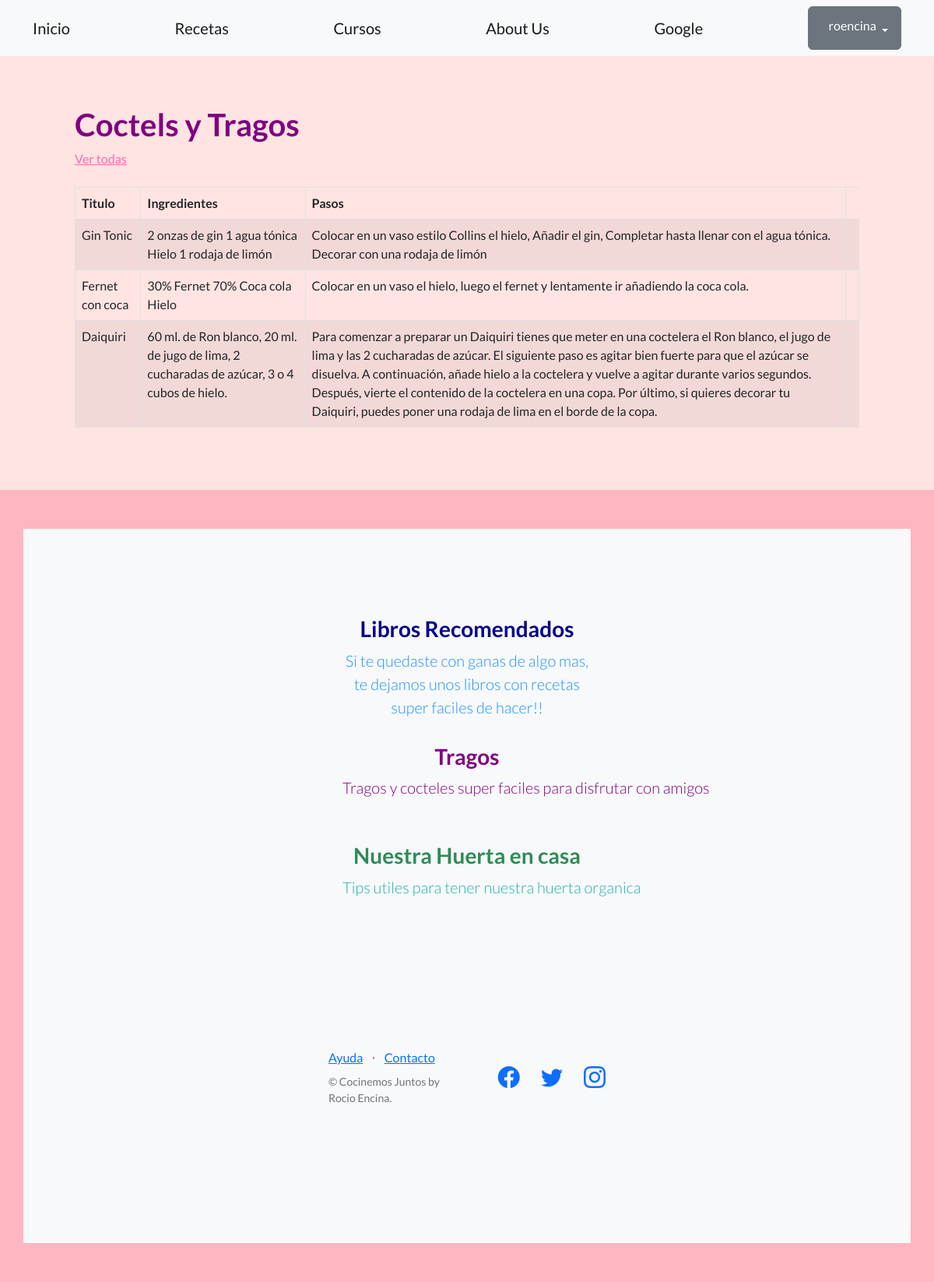
The page /comidas/tragos/ (signed in) on the database its author committed.
### recetas/models.py (models this page shows, shortened)
class Tragos(models.Model):
    titulo=models.CharField(max_length=64)
    articulo=models.CharField(max_length=400)
    ingredientes= models.TextField(blank=False, null=False)
    pasos= models.TextField(blank=False, null=False)
    imagenLibro = models.ImageField(null=True, blank=True, upload_to="imagenes/tragos.jpg")

### recetas/views.py (the view)
# urls.py: path("tragos/", listar_tragos, name="lista_tragos"),
def listar_tragos (request):
    contexto= {
        "tragos":Tragos.objects.all(),
        "imagen": 'imagenes/tragos.jpg',
    }
    http_response= render (
        request=request,
        template_name= 'recetas/lista_tragos.html',
        context=contexto,
    )
    return http_response

### recetas/templates/recetas/lista_tragos.html (shortened to what this page needs)
{% extends "base.html" %}
{% load static %}
{% block contenido %}
<h1 style="color: purple;">
    Coctels y Tragos
</h1>
<a href="{% url 'lista_tragos' %}"style="color: hotpink;">Ver todas</a>
<br><br>
  <table class="table table-striped table-bordered">
    <thead>
    <tr>
      <th>Titulo</th>
      <th>Ingredientes</th>
      <th>Pasos</th>
  </tr>
    </thead>
    <tbody>
      {% for trago in tragos %}
        <td>{{ trago.titulo }}</td>
        <td>{{ trago.ingredientes}}</td>
        <td>{{ trago.pasos}}</td>
      <td>
         </td>
      {% endfor %}
    </tbody>
  </table>
  {% endblock contenido %}

### templates_base/base.html (shortened to what this page needs)
{% load static %}
<!DOCTYPE html>
<html lang="en">
    <head>
        <link href="https://cdn.jsdelivr.net/npm/bootstrap-icons@1.5.0/font/bootstrap-icons.css" rel="stylesheet" type="text/css" />
        <link href="{% static 'css/styles.css' %}" rel="stylesheet" />
    <body>
    <nav class="navbar navbar-light bg-light static-top">
        <div class="container">
            <a class="navbar-brand" href="{% url 'inicio' %}">Inicio</a>
            <a class="navbar-brand" href="{% url 'lista_recetas' %}">Recetas</a>
            <a class="navbar-brand" href="{% url 'lista_cursos' %}">Cursos</a>
            <a class="navbar-brand" href="{% url 'about-us' %}">About Us</a>
            <a class="navbar-brand" href="https://www.google.com">Google</a>
            {% if user.is_authenticated %}
            <div class="dropdown">
                <button class="btn btn-secondary dropdown-toggle" type="button" id="dropdownMenuButton1" data-bs-toggle="dropdown" aria-expanded="false">
                    <div style="display: inline-flex;">
                        <span>{{ user.username }}</span>
                    </div>
                </button>
            </div>
            {% else %}
            <a class="btn btn-primary" href="{% url 'login' %}">Inicio sesión</a>
            <a class="btn btn-success" href="{% url 'registro' %}">Registro</a>
            {% endif %}
        </div>
    </nav>
    <section style="padding:4rem 6rem; background-color: mistyrose;">
        {% block contenido %}
        {% endblock contenido %}
    </section>
        <section style="padding: 50px 30px; background-color: lightpink;">
        <section class="features-icons bg-light text-center"style=" color: firebrick;">
            <div class="container">
                <div class="row">
                    <div style="display: flex; justify-content: center;">
                    <div class="col-lg-4">
                        <div class="features-icons-item mx-auto mb-5 mb-lg-0 mb-lg-2">
                            <h3> <a class="navbar-brand" href="{% url 'libro_recomendado' %}" style="color:darkblue;">Libros Recomendados</a> </h3>
                            <p class="lead mb-0"style="color: dodgerblue;">Si te quedaste con ganas de algo mas, te dejamos unos libros con recetas super faciles de hacer!!</p>
                        </div>
                        <br>
                    </div>
                    <br>
                    </div>
                    <br>
                    </div>
                    <div style="display: flex; justify-content: center;">
                       <div class="col-lg-4">
                        <div class="features-icons-item mx-auto mb-5 mb-lg-0 mb-lg-2">
                        <h3> <a class="navbar-brand" href="{% url 'lista_tragos' %}"  style="color: purple;">Tragos</h3>
                        <p class="lead mb-0"style="color: purple;">Tragos y cocteles super faciles para disfrutar con amigos</p>
                        </div>
                        <br>
                    </div>
                    <br>
                </div>
                <br>
                    </div>
                    <div style="display: flex; justify-content: center;">
                    <div class="col-lg-4">
                        <div class="features-icons-item mx-auto mb-0 mb-lg-2">
                            <h3> <a class="navbar-brand" href="{% url 'huerta_organica' %}" style="color: seagreen;"> Nuestra Huerta en casa</h3>
                            <p class="lead mb-0"style="color: lightseagreen;">Tips utiles para tener nuestra huerta organica</p>
                        </div>
        <footer class="footer bg-light">
            <div>
                <br>
                <br>
                <br>
                <br>
                <br>
            <div class="container">
                <div class="row">
                    <div class="col-lg-6 h-100 text-center text-lg-start my-auto">
                        <ul class="list-inline mb-2">
                            <li class="list-inline-item"><a href="#!">Ayuda</a></li>
                            <li class="list-inline-item">⋅</li>
                            <li class="list-inline-item"><a href="#!">Contacto</a></li>
                        </ul>
                        <p class="text-muted small mb-4 mb-lg-0">&copy; Cocinemos Juntos by Rocio Encina.</p>
                    </div>
                    <div class="col-lg-6 h-100 text-center text-lg-end my-auto">
                        <ul class="list-inline mb-0">
                           <li class="list-inline-item me-4">
                                <a href="https://www.facebook.com/Coderhouse/"><i class="bi-facebook fs-3"></i></a>
                            </li>
                            <li class="list-inline-item me-4">
                                <a href="https://twitter.com/coderhouse"><i class="bi-twitter fs-3"></i></a>
                            </li>
                            <li class="list-inline-item">
                                <a href="https://www.instagram.com/coderhouse"><i class="bi-instagram fs-3"></i></a>
                            </li>
                        </ul>
                    </div>
        </footer>
    </body>
</html>

### rows shown on the page
Tragos: titulo "Gin Tonic", ingredientes "2 onzas de gin 1 agua tónica Hielo 1 rodaja de limón", pasos "Colocar en un vaso estilo Collins el hielo, Añadir el gin, Completar hasta llenar con el agua tónica. Decorar con una rodaja de limón"
Tragos: titulo "Fernet con coca", ingredientes "30% Fernet 70% Coca cola Hielo", pasos "Colocar en un vaso el hielo, luego el fernet y lentamente ir añadiendo la coca cola."
Tragos: titulo "Daiquiri", ingredientes "60 ml. de Ron blanco, 20 ml. de jugo de lima, 2 cucharadas de azúcar, 3 o 4 cubos de hielo.", pasos "Para comenzar a preparar un Daiquiri tienes que meter en una coctelera el Ron blanco, el jugo de lima y las 2 cucharadas de azúcar. El siguiente paso es agitar bien fuerte para que el azúcar se disuelva. A continuación, añade hielo a la coctelera y vuelve a agitar durante varios segundos. Después, vierte el contenido de la coctelera en una copa. Por último, si quieres decorar tu Daiquiri, puedes poner una rodaja de lima en el borde de la copa."

### other values the page prints
{{ user.username }} "roencina"
